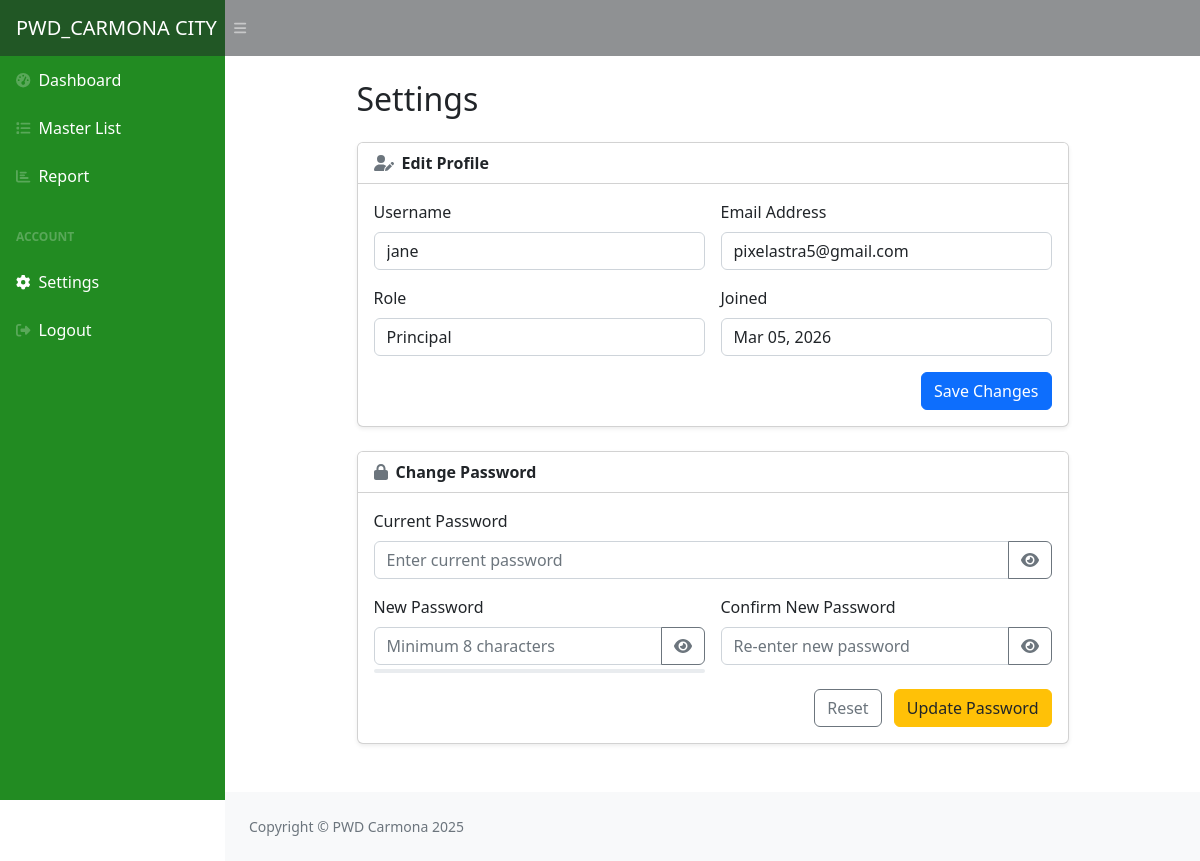
The app's page /dashboard/settings.php (signed in) with its own data.
### tables this page shows
CREATE TABLE `users` (
  `user_id` int(255) NOT NULL,
  `username` varchar(255) NOT NULL,
  `email` varchar(255) NOT NULL,
  `password` varchar(255) NOT NULL,
  `age` int(255) NOT NULL,
  `gender` varchar(255) NOT NULL,
  `role` int(255) NOT NULL,
  `is_approved` tinyint(1) NOT NULL DEFAULT 0,
  `created_at` timestamp NOT NULL DEFAULT current_timestamp()
);

### dashboard/settings.php (the view, shortened to what this page needs)
<?php
include '../php/ConnectToDb.php';
$userId   = intval($_SESSION['user_id']);
$userStmt = $conn->prepare("SELECT username, email, role, created_at FROM users WHERE user_id = ?");
$userStmt->bind_param("i", $userId);
$userStmt->execute();
$userResult = $userStmt->get_result();
$curUser    = $userResult->fetch_assoc();
$curUsername  = (string)($curUser['username']   ?? '');
$curEmail     = (string)($curUser['email']      ?? '');
$curRole      = isset($curUser['role']) ? (int)$curUser['role'] : -1;
$curCreatedAt = (string)($curUser['created_at'] ?? '');
?>
<!DOCTYPE html>
<html lang="en">
<head>
    <link href="https://cdn.jsdelivr.net/npm/bootstrap@5.3.0/dist/css/bootstrap.min.css" rel="stylesheet" />
    <link href="css/styles.css" rel="stylesheet" />
</head>
<body class="sb-nav-fixed">
    <nav class="sb-topnav navbar navbar-expand navbar-dark bg-dark">
        <a class="navbar-brand ps-3" href="">PWD_CARMONA CITY</a>
        <button class="btn btn-link btn-sm order-1 order-lg-0 me-4 me-lg-0" id="sidebarToggle" href="#!">
            <i class="fas fa-bars"></i>
        </button>
    </nav>
    <div id="layoutSidenav">
        <div id="layoutSidenav_nav">
            <nav class="sb-sidenav accordion sb-sidenav-dark" id="sidenavAccordion">
                <div class="sb-sidenav-menu">
                    <div class="nav">
                        <a class="nav-link" href="index.php">
                            <div class="sb-nav-link-icon"><i class="fas fa-tachometer-alt"></i></div>
                            Dashboard
                        </a>
                        <a class="nav-link" href="masterlist.php">
                            <div class="sb-nav-link-icon"><i class="fa fa-list"></i></div>
                            Master List
                        </a>
                        <a class="nav-link" href="report.php">
                            <div class="sb-nav-link-icon"><i class="fa fa-bar-chart"></i></div>
                            Report
                        </a>
                        <div class="sb-sidenav-menu-heading">Account</div>
                        <a class="nav-link active" href="settings.php">
                            <div class="sb-nav-link-icon"><i class="fas fa-cog"></i></div>
                            Settings
                        </a>
                        <a class="nav-link" href="../php/logout.php?id=<?php echo $_SESSION['user_id']; ?>&role=<?php echo $_SESSION['role']; ?>">
                            <div class="sb-nav-link-icon"><i class="fas fa-sign-out-alt"></i></div>
                            Logout
                        </a>
                    </div>
                </div>
            </nav>
        </div>
        <div id="layoutSidenav_content">
            <main>
                <section class="px-4 py-4 mx-auto" style="max-width:760px;" aria-label="Settings panel">
                    <h2 class="mb-4">Settings</h2>
                    <div class="card shadow-sm mb-4">
                        <div class="card-header bg-white fw-semibold">
                            <i class="fas fa-user-edit me-2 text-muted"></i>Edit Profile
                        </div>
                        <div class="card-body">
                            <form method="POST">
                                <div class="row g-3">
                                    <div class="col-md-6">
                                        <label for="username" class="form-label">Username</label>
                                        <input type="text" class="form-control" id="username" name="username"
                                            value="<?= htmlspecialchars($curUsername) ?>" required>
                                    </div>
                                    <div class="col-md-6">
                                        <label for="email" class="form-label">Email Address</label>
                                        <input type="email" class="form-control" id="email" name="email"
                                            value="<?= htmlspecialchars($curEmail) ?>" required>
                                    </div>
                                    <div class="col-md-6">
                                        <label class="form-label">Role</label>
                                        <input type="text" class="form-control" readonly
                                            value="<?= $curRole === 0 ? 'Administrator' : ($curRole === 2 ? 'Principal' : '—') ?>">
                                    </div>
                                    <div class="col-md-6">
                                        <label class="form-label">Joined</label>
                                        <input type="text" class="form-control" readonly
                                            value="<?= !empty($curCreatedAt) ? date('M d, Y', strtotime($curCreatedAt)) : '—' ?>">
                                    </div>
                                </div>
                                <div class="mt-3 text-end">
                                    <button type="submit" name="update_profile" class="btn btn-primary">
                                        Save Changes
                                    </button>
                                </div>
                            </form>
                        </div>
                    </div>
                    <div class="card shadow-sm mb-4">
                        <div class="card-header bg-white fw-semibold">
                            <i class="fas fa-lock me-2 text-muted"></i>Change Password
                        </div>
                        <div class="card-body">
                            <form method="POST" id="pwForm">
                                <div class="mb-3">
                                    <label for="current_password" class="form-label">Current Password</label>
                                    <div class="input-group">
                                        <input type="password" class="form-control" id="current_password"
                                            name="current_password" placeholder="Enter current password"
                                            autocomplete="current-password" required>
                                        <button type="button" class="btn btn-outline-secondary toggle-pw"
                                            data-target="current_password">
                                            <i class="fas fa-eye"></i>
                                        </button>
                                    </div>
                                </div>
                                <div class="row g-3">
                                    <div class="col-md-6">
                                        <label for="new_password" class="form-label">New Password</label>
                                        <div class="input-group">
                                            <input type="password" class="form-control" id="new_password"
                                                name="new_password" placeholder="Minimum 8 characters"
                                                autocomplete="new-password" required
                                                oninput="checkStrength(this.value); checkMatch();">
                                            <button type="button" class="btn btn-outline-secondary toggle-pw"
                                                data-target="new_password">
                                                <i class="fas fa-eye"></i>
                                            </button>
                                        </div>
                                        <div class="mt-1">
                                            <div class="progress" style="height:4px;">
                                            </div>
                                        </div>
                                    </div>
                                    <div class="col-md-6">
                                        <label for="confirm_password" class="form-label">Confirm New Password</label>
                                        <div class="input-group">
                                            <input type="password" class="form-control" id="confirm_password"
                                                name="confirm_password" placeholder="Re-enter new password"
                                                autocomplete="new-password" required
                                                oninput="checkMatch();">
                                            <button type="button" class="btn btn-outline-secondary toggle-pw"
                                                data-target="confirm_password">
                                                <i class="fas fa-eye"></i>
                                            </button>
                                        </div>
                                    </div>
                                </div>
                                <div class="mt-3 text-end">
                                    <button type="reset" class="btn btn-outline-secondary me-2">Reset</button>
                                    <button type="submit" name="change_password" class="btn btn-warning text-dark">
                                        Update Password
                                    </button>
                                </div>
                            </form>
                        </div>
                    </div>
                </section>
            </main>
            <footer class="py-4 bg-light mt-auto">
                <div class="container-fluid px-4">
                    <div class="d-flex align-items-center justify-content-between small">
                        <div class="text-muted">Copyright &copy; PWD Carmona 2025</div>
                    </div>
                </div>
            </footer>
        </div>
    </div>
</body>
</html>

### records on screen
users: username "jane", email "pixelastra5@gmail.com", role "Principal", created_at "Mar 05, 2026"
